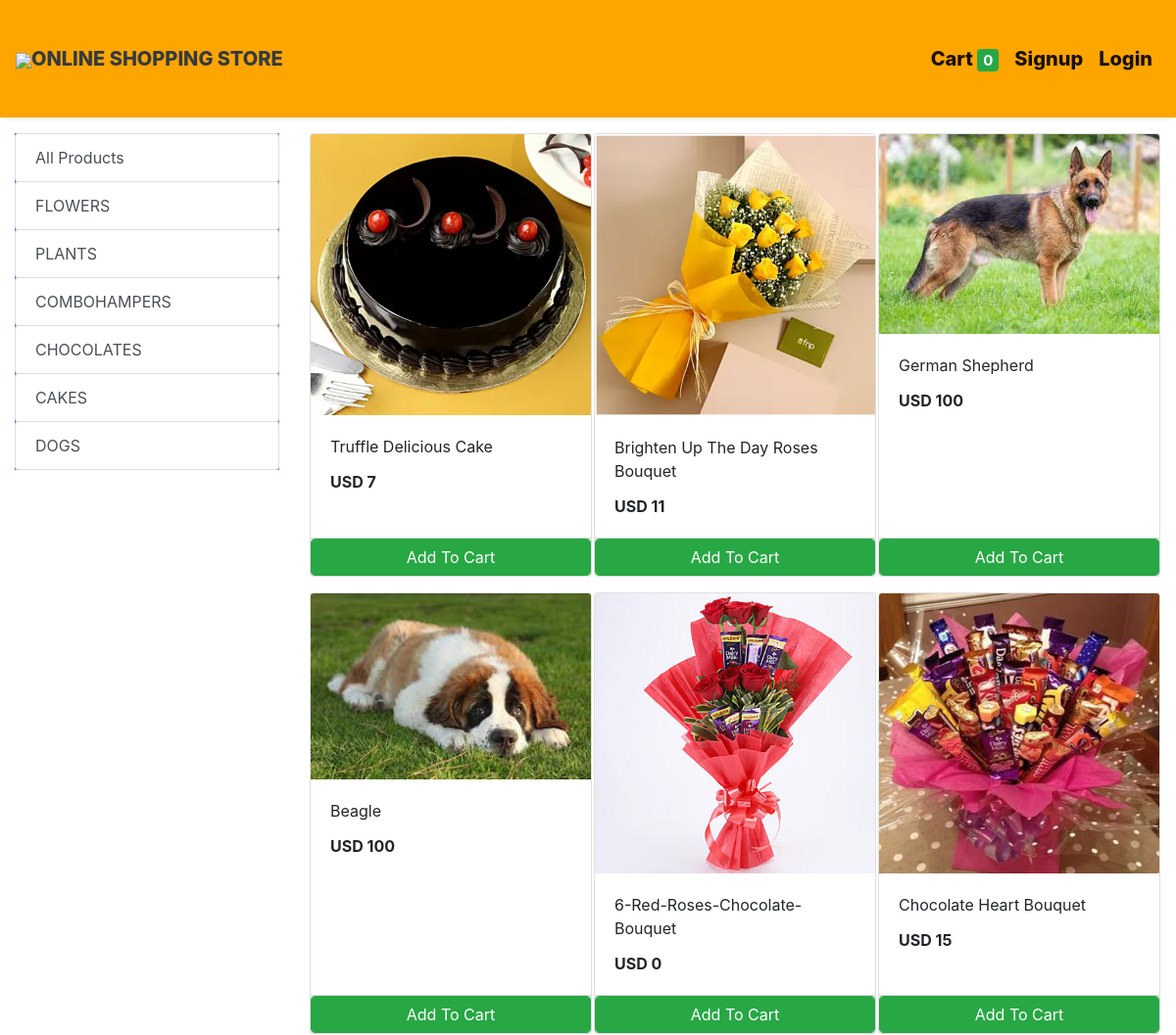
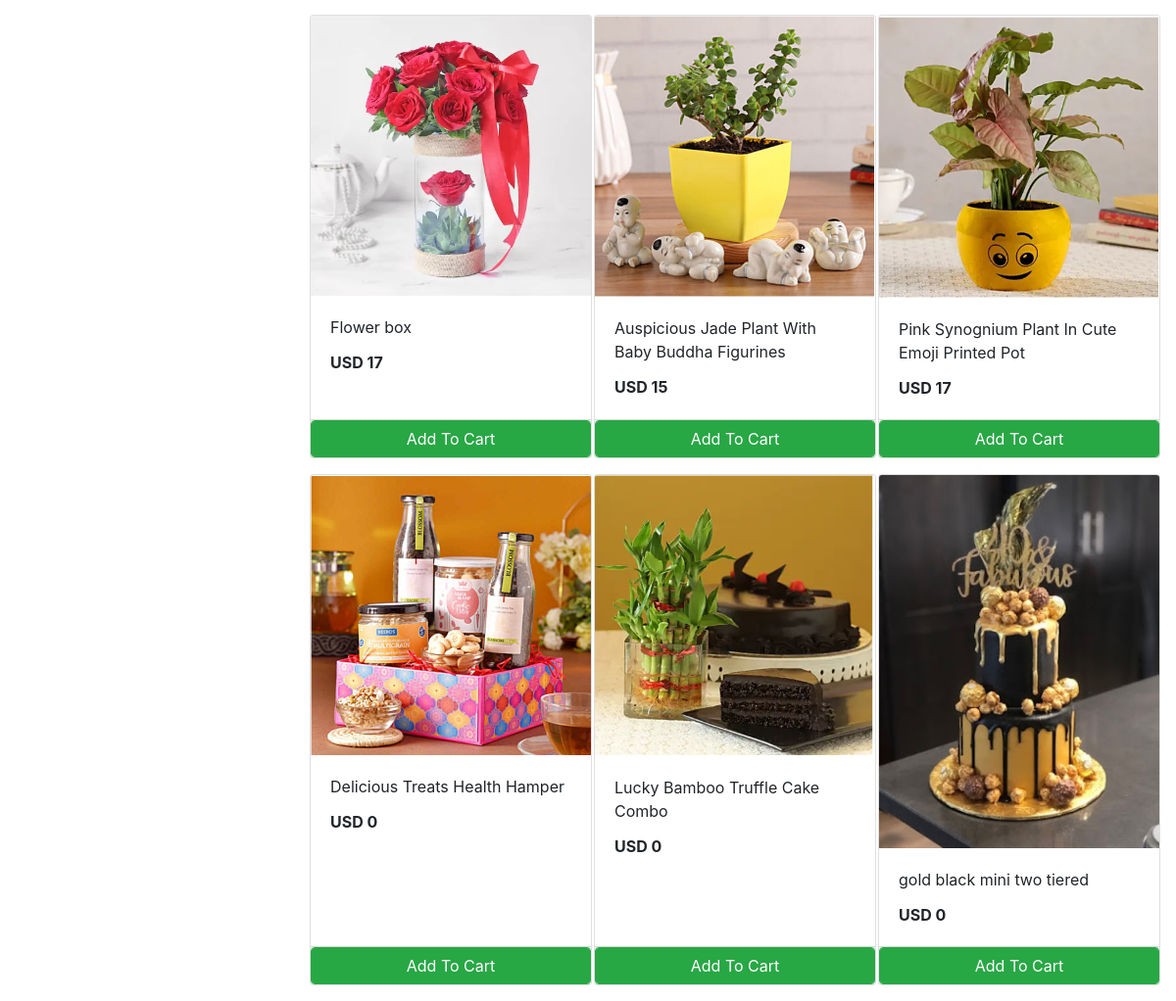
The app's page /store with its own data (2 pictures, top to bottom).
### store/models/category.py (models this page shows, shortened)
class Category(models.Model):
    name= models.CharField(max_length=50)
    @staticmethod
    def get_all_categories():
        return Category.objects.all()

### store/models/product.py (models this page shows, shortened)
class Products(models.Model):
    name = models.CharField(max_length=60)
    price= models.IntegerField(default=0)
    category= models.ForeignKey(Category,on_delete=models.CASCADE,default=1 )
    description= models.CharField(max_length=250, default='', blank=True, null= True)
    image= models.ImageField(upload_to='uploads/products/')
    @staticmethod
    def get_all_products():
        return Products.objects.all()

### store/views/home.py (the view)
# urls.py: path('' , include('store.urls'))
def store(request):
    cart = request.session.get('cart')
    if not cart:
        request.session['cart'] = {}
    products = None
    categories = Category.get_all_categories()
    categoryID = request.GET.get('category')
    if categoryID:
        products = Products.get_all_products_by_categoryid(categoryID)
    else:
        products = Products.get_all_products();
    data = {}
    data['products'] = products
    data['categories'] = categories
    print('you are : ', request.session.get('email'))
    return render(request, 'index.html', data)

### store/templatetags/cart.py (called while the page is built)
@register.filter (name='is_in_cart')
def is_in_cart(product, cart):
    keys = cart.keys ()
    for id in keys:
        if int (id) == product.id:
            return True
    return False;

### store/templatetags/custom_filter.py (called while the page is built)
@register.filter(name='currency')
def currency(number):
    return "USD "+str(number)

### store/templates/index.html (shortened to what this page needs)
{% extends 'base.html' %}
{% block content %}
{% load cart %}
{% load custom_filter %}
<div class="container-fluid mt-3"  >
	<div class="row">
		<div class="col-lg-3 mx-auto">
			<div class="list-group" style="background: linear-gradient(to right, #457fca, #5691c8);">
				<a href="/" class="list-group-item list-group-item-action btn btn-outline-success">All Products</a>
				{% for category in categories %}
				<a href="/?category={{category.id}}"
					class="list-group-item list-group-item-action btn btn-outline-success ">{{category.name}}</a>
				{% endfor %}
			</div>
		</div>
		<div id='products' class="col-lg-9 mx-auto">
			<div class="row mx-auto">
				{% for product in products %}
				<div class="card mx-auto mb-3" id={{product.id}} style="width: 18rem;">
					<img class="card-img-top" src="{{product.image.url}}" alt="Card image cap">
					<div class="card-body">
						<p class="card-title">{{product.name}}</p>
						<p class="card-text"><b>{{product.price|currency}}</b></p>
					</div>
					<div class="card-footer p-0 no-gutters">
						{% if product|is_in_cart:request.session.cart %}
						<div class="row no-gutters">
							<form action="/#{{product.id}}" class="col-2 " method="post">
								{% csrf_token %}
								<input hidden type="text" name='product' value='{{product.id}}'>
								<input hidden type="text" name='remove' value='True'>
								<input type="submit" value=" - " class="btn btn-block btn-success border-right">
							</form>
							<div class="text-center col btn btn-success">{{product|cart_quantity:request.session.cart}} in Cart</div>
							<form action="/#{{product.id}}" class="col-2 " method="post">
								{% csrf_token %}
								<input hidden type="text" name='product' value='{{product.id}}'>
								<input type="submit" value=" + " class="btn btn-block btn-success border-left">
							</form>
						</div>
						{% else %}
						<form action="/#{{product.id}}" method="POST" class="btn-block">
							<input type="submit" class="float-right btn btn-success form-control"
								value="Add To Cart">
						</form>
						{% endif %}
					</div>
				</div>
				{% endfor %}
			</div>
		</div>
	</div>
</div>
{% endblock %}

### store/templates/base.html (shortened to what this page needs)
<!doctype html>
<html lang="en">
<head>
  <link rel="stylesheet" href="https://maxcdn.bootstrapcdn.com/bootstrap/4.0.0/css/bootstrap.min.css"
>
</head>
<body style="background: linear-gradient(to right, #09040400, #ffffff00);">
<nav class="one-edge-shadow
  navbar navbar-light
  sticky-top navbar
  navbar-expand-lg
  text-white">
    <a class="navbar-brand ms-3 text-dark " href="/">
    <link rel="stylesheet" href="https://use.fontawesome.com/releases/v5.7.0/css/all.css">
    <img src="https://www.freepnglogos.com/uploads/shopping-cart-png/shopping-cart-svg-png-icon-download-28.png" style="width:50px;height:50px,color:text-light;">ONLINE SHOPPING STORE</a>
    <div class="collapse navbar-collapse" id="navbarSupportedContent">
      <ul class=" navbar-nav my-2 my-lg-0">
        <li class="nav-item active">
          <a class="nav-link" href="/cart">Cart
            <span class="badge badge-success">{{request.session.cart.keys|length}}</span>
            <span class="sr-only">(current)</span></a>
        </li>
        {% if request.session.customer %}
        <li class="nav-item active ">
          <a class="nav-link" href="/orders">Orders<span class="sr-only">(current)</span></a>
        </li>
        <li class="nav-item active ">
          <a class="nav-link" href="/logout">Logout<span class="sr-only">(current)</span></a>
        </li>
        {% else %}
        <li class="nav-item active">
          <a class="nav-link" href="/signup">Signup<span class="sr-only">(current)</span></a>
        </li>
        <li class="nav-item active">
          <a class="nav-link" href="/login">Login<span class="sr-only">(current)</span></a>
        </li>
        {% endif %}
      </ul>
    </div>
  </nav>
  {% block content %}{% endblock %}
</body>
</html>

### store/templates/base.html (style rules this page uses)
nav { background-color: orange; height: 120px; font-weight: 800; font-size: 20px; }
.one-edge-shadow { box-shadow: 0 8px 2px -5px rgb(246, 245, 245); }

### records on screen
Category: name "FLOWERS"
Category: name "PLANTS"
Category: name "COMBOHAMPERS"
Category: name "CHOCOLATES"
Category: name "CAKES"
Category: name "DOGS"
Products: {{ product.id }} 1 (drawn), image (picture), name "Truffle Delicious Cake", price "USD 7"
Products: image (picture), name "Brighten Up The Day Roses Bouquet", price "USD 11"
Products: image (picture), name "German Shepherd", price "USD 100"
Products: image (picture), name "Beagle", price "USD 100"
Products: image (picture), name "6-Red-Roses-Chocolate-Bouquet", price "USD 0"
Products: image (picture), name "Chocolate Heart Bouquet", price "USD 15"
Products: image (picture), name "Flower box", price "USD 17"
Products: image (picture), name "Auspicious Jade Plant With Baby Buddha Figurines", price "USD 15"
Products: image (picture), name "Pink Synognium Plant In Cute Emoji Printed Pot", price "USD 17"
Products: image (picture), name "Delicious Treats Health Hamper", price "USD 0"
Products: image (picture), name "Lucky Bamboo Truffle Cake Combo", price "USD 0"
Products: image (picture), name "gold black mini two tiered", price "USD 0"

### other values on screen
{{ request.session.cart.keys|length }} "0"
